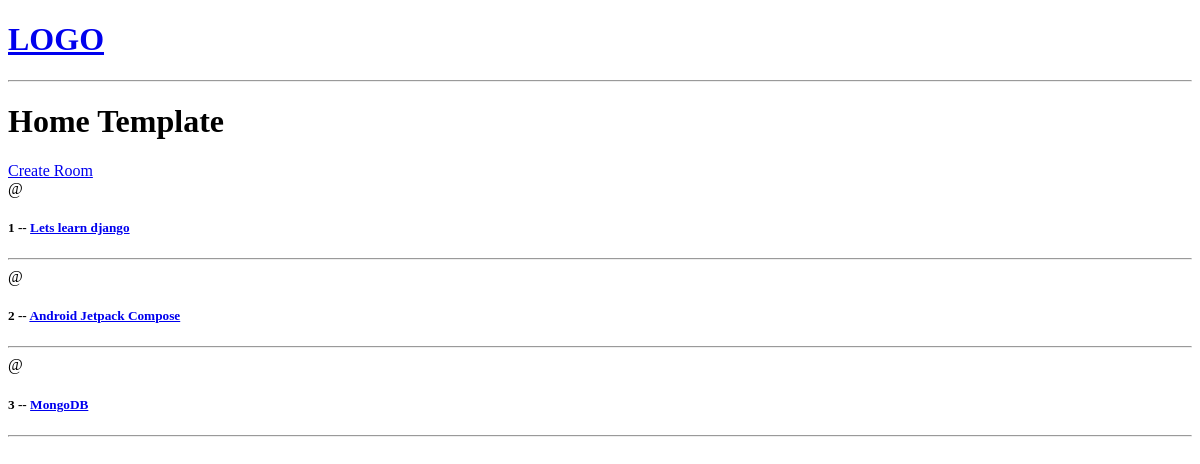
Before: / with the older database file.
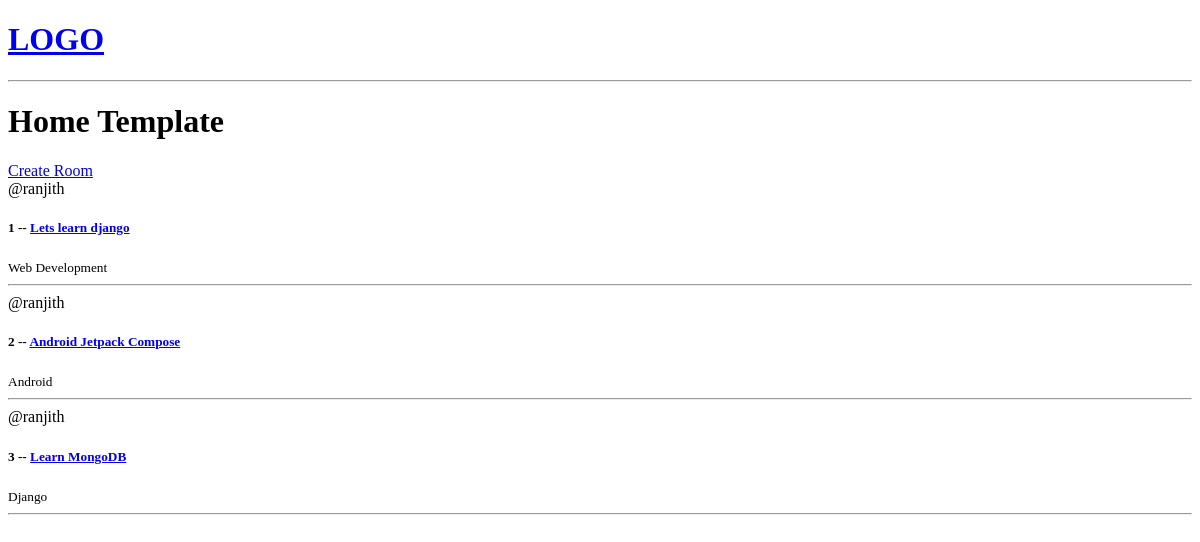
After: the same page with the newer database file.
### base/models.py (models this page shows, shortened)
class Room(models.Model):
    host = models.ForeignKey(User, on_delete = models.SET_NULL, null=True)
    topic = models.ForeignKey(Topic, on_delete = models.SET_NULL, null=True) #SET_NULL will set the contents to null if a room is deleted
    name = models.CharField(max_length=200)
    description = models.TextField(null=True, blank=True)
    updated = models.DateTimeField(auto_now = True)
    created = models.DateTimeField(auto_now_add = True) # this will just save the time when it was created

class Topic(models.Model):
    name = models.CharField(max_length=200)

### base/views.py (the view)
# urls.py: path("", views.home, name="home"),
def home(request):
    rooms = Room.objects.all()
    context = {'rooms': rooms}
    return render(request, "base/home.html", context) # passing the rooms dict to the html file

### base/templates/base/home.html
{% extends "main.html" %}
{% block content %}
<h1>Home Template</h1>
<div>
    <a href="{% url 'create-room' %}"> Create Room</a>
    <div>
        {% for room in rooms %}
            <div>
                <span> @{{room.host.username}} </span>
                <h5> {{room.id}} -- <a href="{% url 'room' room.id%}">{{room.name}}</a></h5>
                <small>{{room.topic.name}}</small>
                <hr>
            </div>
        {% endfor %}
    </div>
</div>
{% endblock content %}

### templates/main.html (shortened to what this page needs)
<!DOCTYPE html>
<html>
<head>
</head>
<body>
    {% include 'navbar.html' %}
    {% block content%}
    {% endblock %}
</body>
</html>

### templates/navbar.html
<a href="/">
    <h1> LOGO </h1>
</a>
<hr>

Changed rows visible on the page:
changed Room "Lets learn django": host.username (not shown) → "ranjith"; topic.name (not shown) → "Web Development"
changed Room "Android Jetpack Compose": host.username (not shown) → "ranjith"; topic.name (not shown) → "Android"
changed Room id 3: host.username (not shown) → "ranjith"; name "MongoDB" → "Learn MongoDB"; topic.name (not shown) → "Django"
